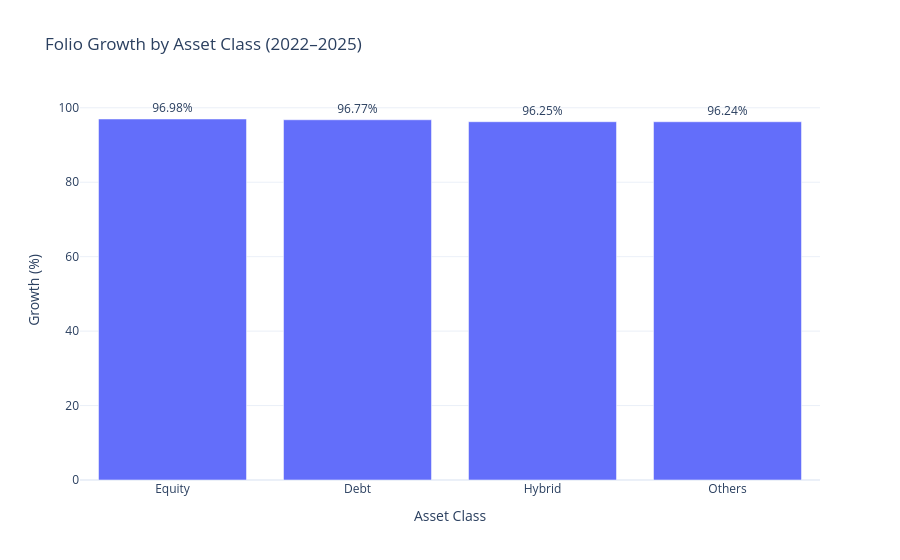

Notebook source saved alongside this figure:
### Code cell
fig = px.bar(
    asset_class_growth,
    x='Asset Class',
    y='Growth %',
    text='Growth %',
    title='Folio Growth by Asset Class (2022–2025)'
)

fig.update_traces(texttemplate='%{text:.2f}%', textposition='outside')

fig.update_layout(
    template='plotly_white',
    yaxis_title='Growth (%)'
)

fig.show()

### Figure 1 — Plotly figure (JSON) as saved in the notebook; plotly's stock layout.template omitted (floating-point values rounded to 4 significant figures)
{"data": [{"hovertemplate": "Asset Class=%{x}<br>Growth %=%{text}<extra></extra>", "legendgroup": "", "marker": {"color": "#636efa", "pattern": {"shape": ""}}, "name": "", "orientation": "v", "showlegend": false, "text": [96.98, 96.77, 96.25, 96.24], "textposition": "outside", "texttemplate": "%{text:.2f}%", "type": "bar", "x": ["Equity", "Debt", "Hybrid", "Others"], "xaxis": "x", "y": [96.98, 96.77, 96.25, 96.24], "yaxis": "y"}], "layout": {"barmode": "relative", "legend": {"tracegroupgap": 0}, "title": {"text": "Folio Growth by Asset Class (2022–2025)"}, "xaxis": {"anchor": "y", "domain": [0, 1], "title": {"text": "Asset Class"}}, "yaxis": {"anchor": "x", "domain": [0, 1], "title": {"text": "Growth (%)"}}}}
